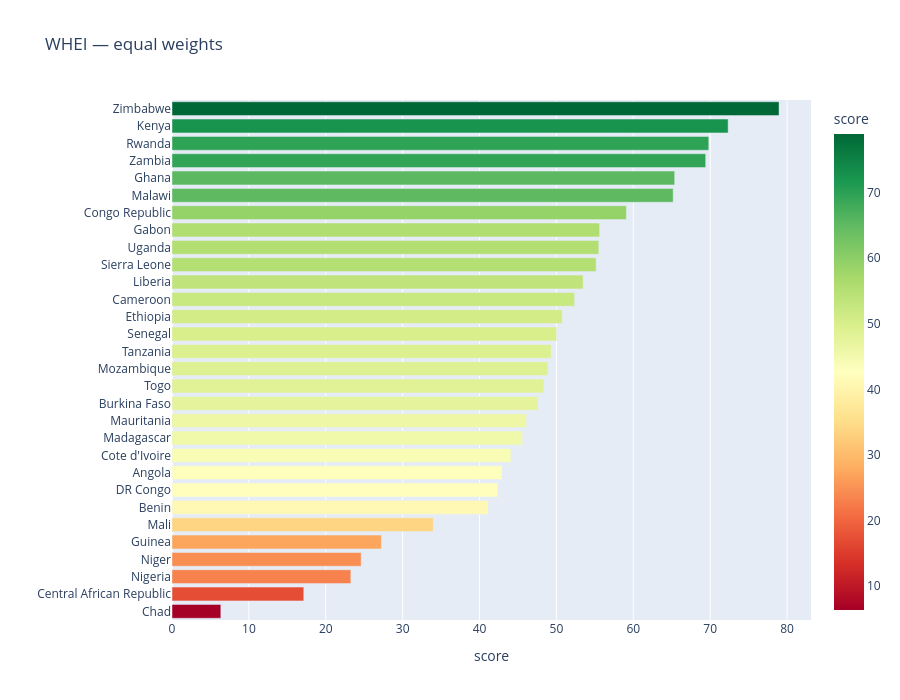

The cell this chart's notebook holds for it:
### Code cell
px.bar(scores.sort_values("whei_equal"), x="whei_equal", y="country", orientation="h",
       color="whei_equal", color_continuous_scale="RdYlGn", height=700,
       title="WHEI — equal weights", labels={"whei_equal": "score", "country": ""})

### Figure 1 — Plotly figure (JSON) as saved in the notebook; plotly's stock layout.template omitted (floating-point values rounded to 4 significant figures)
{"data": [{"hovertemplate": "score=%{marker.color}<br>=%{y}<extra></extra>", "legendgroup": "", "marker": {"color": [6.35, 17.14, 23.26, 24.6, 27.24, 33.98, 41.12, 42.37, 42.91, 44.08, 45.58, 46.11, 47.6, 48.38, 48.88, 49.31, 50.02, 50.75, 52.36, 53.48, 55.16, 55.51, 55.61, 59.1, 65.18, 65.38, 69.41, 69.81, 72.33, 78.95], "coloraxis": "coloraxis", "pattern": {"shape": ""}}, "name": "", "orientation": "h", "showlegend": false, "textposition": "auto", "type": "bar", "x": [6.35, 17.14, 23.26, 24.6, 27.24, 33.98, 41.12, 42.37, 42.91, 44.08, 45.58, 46.11, 47.6, 48.38, 48.88, 49.31, 50.02, 50.75, 52.36, 53.48, 55.16, 55.51, 55.61, 59.1, 65.18, 65.38, 69.41, 69.81, 72.33, 78.95], "xaxis": "x", "y": ["Chad", "Central African Republic", "Nigeria", "Niger", "Guinea", "Mali", "Benin", "DR Congo", "Angola", "Cote d'Ivoire", "Madagascar", "Mauritania", "Burkina Faso", "Togo", "Mozambique", "Tanzania", "Senegal", "Ethiopia", "Cameroon", "Liberia", "Sierra Leone", "Uganda", "Gabon", "Congo Republic", "Malawi", "Ghana", "Zambia", "Rwanda", "Kenya", "Zimbabwe"], "yaxis": "y"}], "layout": {"barmode": "relative", "coloraxis": {"autocolorscale": false, "colorbar": {"title": {"text": "score"}}, "colorscale": [[0, "rgb(165,0,38)"], [0.1, "rgb(215,48,39)"], [0.2, "rgb(244,109,67)"], [0.3, "rgb(253,174,97)"], [0.4, "rgb(254,224,139)"], [0.5, "rgb(255,255,191)"], [0.6, "rgb(217,239,139)"], [0.7, "rgb(166,217,106)"], [0.8, "rgb(102,189,99)"], [0.9, "rgb(26,152,80)"], [1, "rgb(0,104,55)"]]}, "height": 700, "legend": {"tracegroupgap": 0}, "title": {"text": "WHEI — equal weights"}, "xaxis": {"anchor": "y", "domain": [0, 1], "title": {"text": "score"}}, "yaxis": {"anchor": "x", "domain": [0, 1], "title": {"text": ""}}}}
